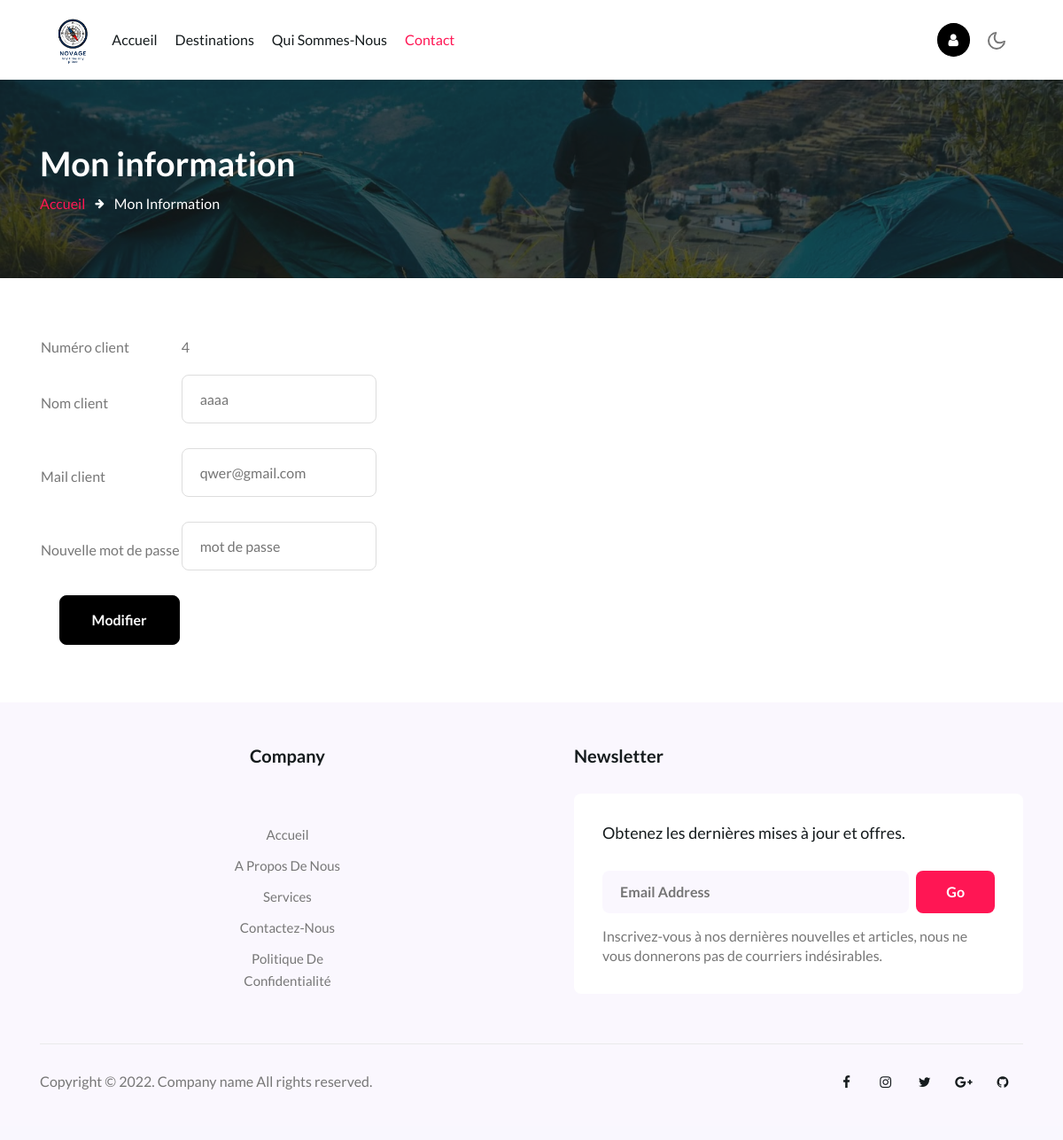
Before: /info (signed in) with the older database file.
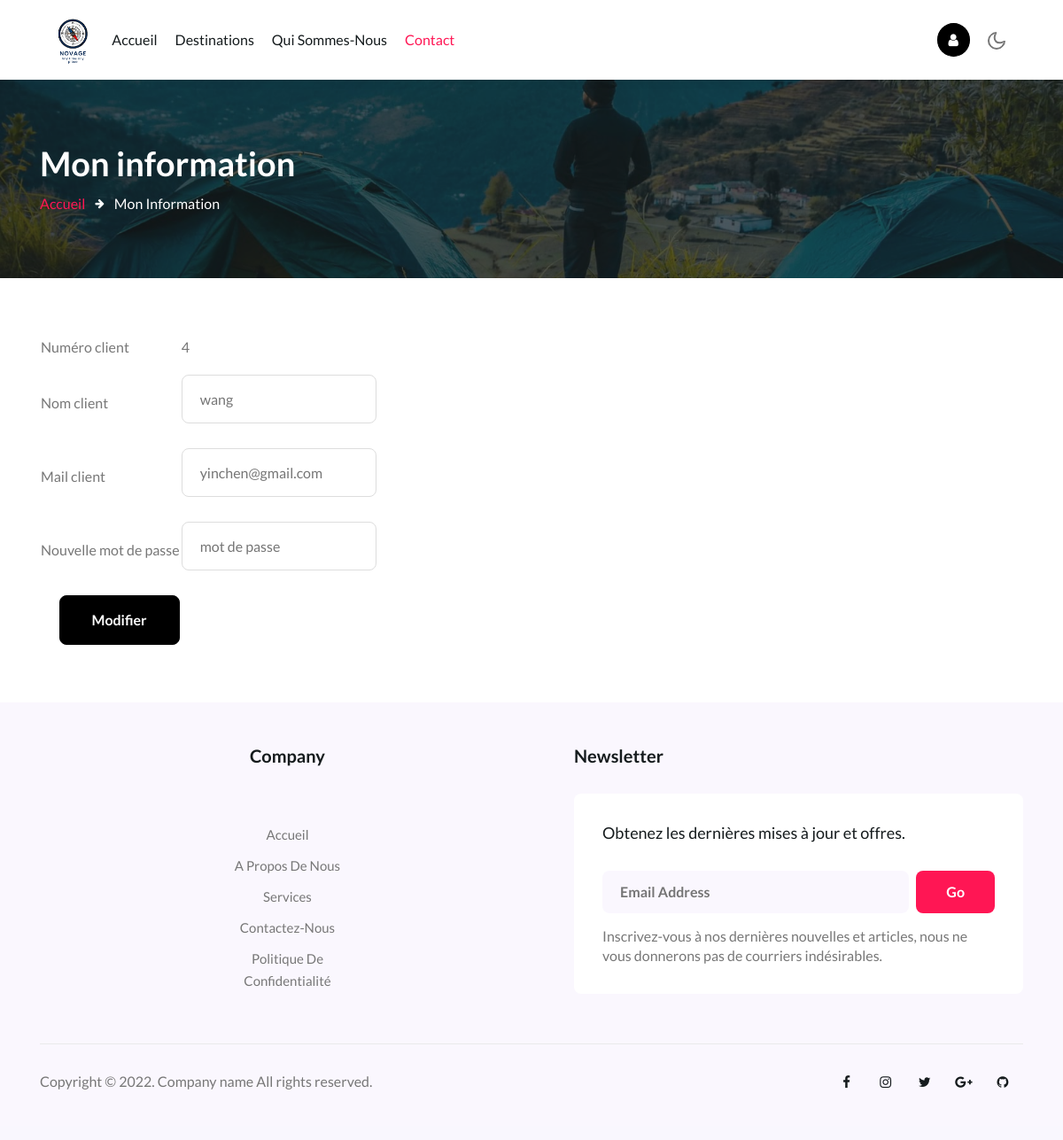
After: the same page with the newer database file.
### tables this page shows
CREATE TABLE Utilisateur (
idUti INTEGER NOT NULL PRIMARY KEY, 
pseudo VARCHAR(50) NOT NULL, 
mailUti VARCHAR(50) NOT NULL, 
mdpUti VARCHAR(50) NOT NULL
);

### test.py (the view, shortened to what this page needs)
@app.route('/info', methods=['GET', 'POST'])
def monInfo_page():
    if request.method == "GET":
        con = connection()
        query = f'''select * from utilisateur where mailUti="{session["username"]}"'''
        info_personne = select_donne(con, query)
        print(info_personne)
        return render_template('infos.html', info=info_personne)

### test.py (called while the page is built)
def connection():
    if not os.path.exists('db/novage_db.sqlite3'):
        print(f"Le fichier {'db/novage_db.sqlite3'} n'existe pas")
        connection = None
    else:
        try:
            connection = sqlite3.connect('db/novage_db.sqlite3')
            print("Connection to SQLite réussi")
        except OSError as e:
            print(f"The error {e} occured")
    return connection

def select_donne(connect, query):
    cursor = connect.cursor()
    try:
        cursor.execute(query)
    except EOFError as e:
        print("Error execute query!")
    result = cursor.fetchall()
    connect.close()
    return result

### templates/infos.html (shortened to what this page needs)
{% extends "layout_contenu.html" %}
{% block page_active4 %}active{% endblock %}
{% block sous_title%}Mon information{% endblock %}
{% block lien %}index.html{% endblock %}
{% block last_page %}Accueil{% endblock %}
{% block current_page %}Mon information{% endblock %}
{% block bar %}
<section class="w3l-contact" id="contact">
  <div class="contact-infubd py-5">
    <div class="container py-lg-3">
      <div class="contact-grids row">
        <div class="col-lg-6 mt-lg-0 mt-5 contact-right">
          <form method="post" class="signin-form">
              <table>
                  <tr>
                      <td><div class="form-group">
                            <p>Numéro client</p>
                            </div>
                      </td>
                      <td><div class="form-group">
                            <p>{{ info[0][0] }}</p>
                            </div>
                      </td>
                  </tr>
                  <tr>
                      <td><div class="form-group">
                            <p>Nom client</p>
                            </div>
                      </td>
                      <td><div class="form-group">
                            <p><input type="text" name="username" id="username" placeholder="{{ info[0][1] }}" class="contact-input" /></p>
                            </div>
                      </td>
                  </tr>
                  <tr>
                      <td><div class="form-group">
                            <p>Mail client</p>
                            </div>
                      </td>
                      <td><div class="form-group">
                            <p><input type="email" name="userEmail" id="userEmail" placeholder="{{ info[0][2] }}" class="contact-input" /></p>
                            </div>
                      </td>
                  </tr>
                  <tr>
                      <td><div class="form-group">
                            <p>Nouvelle mot de passe</p>
                            </div>
                      </td>
                      <td><div class="form-group">
                            <p><input type="password" name="newpwd" id="newpwd" placeholder="mot de passe" class="contact-input" /></p>
                            </div>
                      </td>
                  </tr>
                  <tr>
                      <td>
                      <div class="text-right">
                        <button class="btn btn-style btn-primary">Modifier</button>
                      </div>
                      </td>
                  </tr>
              </table>
          </form>
        </div>
      </div>
    </div>
  </div>
</section>
{% endblock %}

### templates/layout_contenu.html (shortened to what this page needs)
{% extends "layout.html" %}
{% block content %}
 <section class="w3l-about-breadcrumb text-left">
    <div class="breadcrumb-bg breadcrumb-bg-about py-sm-5 py-4">
      <div class="container py-2">
        <h2 class="title">{% block sous_title%}{% endblock %}</h2>
        <ul class="breadcrumbs-custom-path mt-2">
          <li><a href="{% block lien %}{% endblock %}">{% block last_page %}{% endblock %}</a></li>
          <li class="active"><span class="fa fa-arrow-right mx-2" aria-hidden="true"></span> {% block current_page %}{% endblock %} </li>
        </ul>
      </div>
    </div>
  </section>
{% block bar %}
    {% endblock %}
{% endblock %}

### templates/layout.html (shortened to what this page needs)
<!doctype html>
<html lang="zxx">
<head>
  {% block styles %}
  <link rel="stylesheet" href="{{ url_for('static',filename='assets/css/style-starter.css')}}">
  {% endblock %}
</head>
<body>
  <header id="site-header" class="fixed-top">
    <div class="container">
      <nav class="navbar navbar-expand-lg stroke">
      <a class="navbar-brand" href="#index.html">
          <img src="{{ url_for('static',filename='/assets/images/logo2.png')}}" alt="Your logo" title="Your logo" style="height:70px;" />
      </a>
        <div class="collapse navbar-collapse" id="navbarTogglerDemo02">
          <ul class="navbar-nav mr-auto">
            <li class="nav-item {% block page_active1 %}{% endblock %}">
              <a class="nav-link" href="/">Accueil {%block page_current1 %}{% endblock %}</a>
            </li>
            <li class="nav-item {% block page_active2 %}{% endblock %}" >
              <a class="nav-link" href="destination">Destinations {%block page_current2 %}{% endblock %}</a>
            </li>
            <li class="nav-item {% block page_active3 %}{% endblock %}">
              <a class="nav-link" href="about">Qui sommes-nous {%block page_current3 %}{% endblock %}</a>
            </li>
            <li class="nav-item {% block page_active4 %}{% endblock %}">
              <a class="nav-link" href="contact">Contact {%block page_current4 %}{% endblock %}</a>
            </li>
          </ul>
        </div>
        <div class="d-lg-block mobile-position1">
            <div class="dropdown">
                <button class="btn btn-primary btn-icon-only rounded-circle" type="button" id="dropdown_user_account"
                  data-toggle="dropdown" aria-haspopup="true" aria-expanded="false">
                  <span class="btn-inner--icon">
                    <i class="fa fa-user"></i>
                  </span>
                </button>
              </div>
        </div>
        <div class="mobile-position">
          <nav class="navigation">
            <div class="theme-switch-wrapper">
              <label class="theme-switch" for="checkbox">
                <div class="mode-container">
                  <i class="gg-moon"></i>
                </div>
              </label>
            </div>
          </nav>
        </div>
      </nav>
    </div>
  </header>
  {% block content %}
  {%  endblock %}
  <footer>
    <section class="w3l-footer">
      <div class="w3l-footer-16-main py-5">
        <div class="container">
          <div class="row">
            <div class="col-lg-6 column">
              <div class="row">
                <div class="col-md-4 column footer-c">
                  <h3>Company</h3>
                  <br>
                  <ul class="footer-gd-16">
                    <li><a href="/">Accueil</a></li>
                    <li><a href="about">A propos de nous</a></li>
                    <li><a href="destination">Services</a></li>
                    <li><a href="contact">Contactez-nous</a></li>
                    <li><a href="politique">Politique de confidentialité</a></li>
                  </ul>
                </div>
              </div>
            </div>
            <div class="col-lg-6 col-md-12 column pl-lg-5 column4 mt-lg-0 mt-5 ">
              <h3>Newsletter </h3>
              <div class="end-column">
                <h4>Obtenez les dernières mises à jour et offres.</h4>
                <form action="news.html" class="subscribe" method="post">
                  <input type="email" name="email" placeholder="Email Address" required="">
                  <button type="submit">Go</button>
                </form>
                <p>Inscrivez-vous à nos dernières nouvelles et articles, nous ne vous donnerons pas de courriers indésirables.</p>
              </div>
            </div>
          </div>
          <div class="d-flex below-section justify-content-between align-items-center pt-4 mt-5">
            <div class="columns text-lg-left text-center">
              <p>Copyright &copy; 2022. Company name All rights reserved.</p>
            </div>
            <div class="columns-2 mt-lg-0 mt-3">
              <ul class="social">
                <li><a href="https://fr-fr.facebook.com/"><span class="fa fa-facebook" aria-hidden="true"></span></a>
                </li>
                <li><a href="https://www.instagram.com/?hl=fr"><span class="fa fa-instagram"
                      aria-hidden="true"></span></a>
                </li>
                <li><a href="https://twitter.com/?lang=fr"><span class="fa fa-twitter" aria-hidden="true"></span></a>
                </li>
                <li><a href="https://www.google.com/intl/fr/gmail/about/"><span class="fa fa-google-plus"
                      aria-hidden="true"></span></a>
                </li>
                <li><a href="https://github.com/"><span class="fa fa-github" aria-hidden="true"></span></a>
                </li>
              </ul>
            </div>
          </div>
        </div>
      </div>
    </section>
  </footer>
</body>
</html>

Changed rows visible on the page:
changed Utilisateur id 4: username "aaaa" → "wang"; userEmail "qwer@gmail.com" → "yinchen@gmail.com"
